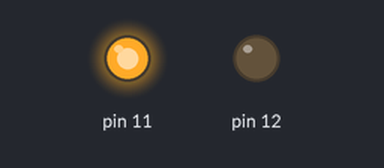
This sketch was run on a simulated Arduino Uno, built with avr-gcc and run on an emulated ATmega328P. On the bench: output pins drawn as LEDs (lit = HIGH).

Above: at 0.5 s.
At 2.5 s:
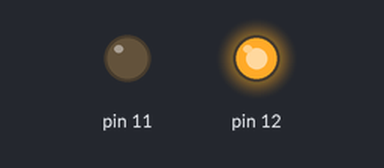
At 3.5 s:
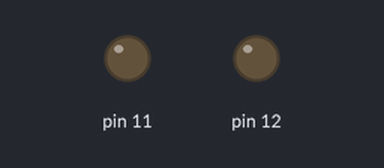
Timing chart, 0 to 5.2 s (numbered marks = the images above):
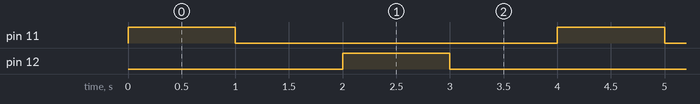

The sketch:

sketch_may7b.ino
```cpp
void setup() {


// pins 11 en 12 vast stellen als stroom uitvoer voor leds
  pinMode(11, OUTPUT);
  pinMode(12, OUTPUT);

}

void loop() {

// led lamp van pin 11 gaat aan.
digitalWrite(11, HIGH);
// blijft 1 seconden aan
delay(1000);
// lamp gaat uit
digitalWrite(11, LOW);
// 1 seconden delay voordat lamp gekoppeld aan pin 12 aangaat
delay(1000);

// led lamp van pin 12 gaat aan.
digitalWrite(12, HIGH);
// blijft 1 seconden aan
delay(1000);
// lamp gaat uit
digitalWrite(12, LOW);
// 1 seconden delay voordat lamp gekoppeld aan pin 11 aangaat en daarmee begint de cyclus opnieuw.
delay(1000);

}
```

Measured:
- by itself, pin 11, pin 12: alternates HIGH for 1.0 s and LOW for 3.0 s
- by itself, everything shown: repeats every 4.0 s, in 4 steps
